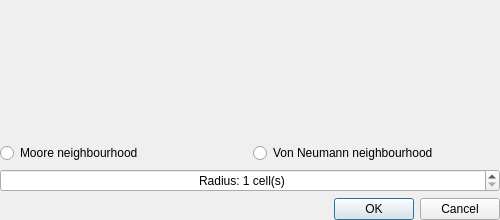
<?xml version="1.0" encoding="UTF-8"?>
<ui version="4.0">
  <class>NeighbourhoodDialog</class>
  <widget class="QDialog" name="NeighbourhoodDialog">
    <property name="geometry">
      <rect>
        <x>0</x>
        <y>0</y>
        <width>500</width>
        <height>220</height>
      </rect>
    </property>
    <property name="sizePolicy">
      <sizepolicy hsizetype="Ignored" vsizetype="Ignored">
        <horstretch>0</horstretch>
        <verstretch>0</verstretch>
      </sizepolicy>
    </property>
    <property name="windowTitle">
      <string>Change Neighbourhood Type</string>
    </property>
    <widget class="QWidget" name="centralWidget" native="true">
      <property name="geometry">
        <rect>
          <x>0</x>
          <y>0</y>
          <width>500</width>
          <height>220</height>
        </rect>
      </property>
      <property name="sizePolicy">
        <sizepolicy hsizetype="Ignored" vsizetype="Ignored">
          <horstretch>0</horstretch>
          <verstretch>0</verstretch>
        </sizepolicy>
      </property>
      <layout class="QGridLayout" name="gridLayout">
        <item row="0" column="1">
          <layout class="QVBoxLayout" name="vonNeumannVLayout">
            <item>
              <widget class="QLabel" name="vonNeumannImg">
                <property name="text">
                  <string>&lt;html&gt;&lt;head/&gt;&lt;body&gt;
                    &lt;img src=&quot;:/images/von-neumann-neighbourhood.svg&quot;/&gt;
                    &lt;/body&gt;&lt;/html&gt;
                  </string>
                </property>
                <property name="alignment">
                  <set>Qt::AlignCenter</set>
                </property>
              </widget>
            </item>
            <item>
              <widget class="QRadioButton" name="vonNeumannButton">
                <property name="text">
                  <string>Von Neumann neighbourhood</string>
                </property>
              </widget>
            </item>
          </layout>
        </item>
        <item row="0" column="0">
          <layout class="QVBoxLayout" name="mooreVLayout">
            <property name="spacing">
              <number>-1</number>
            </property>
            <property name="sizeConstraint">
              <enum>QLayout::SetDefaultConstraint</enum>
            </property>
            <item>
              <widget class="QLabel" name="mooreImg">
                <property name="enabled">
                  <bool>true</bool>
                </property>
                <property name="text">
                  <string>&lt;html&gt;&lt;head/&gt;&lt;body&gt;
                    &lt;img src=&quot;:/images/moore-neighbourhood.svg&quot;/&gt;
                    &lt;/body&gt;&lt;/html&gt;
                  </string>
                </property>
                <property name="alignment">
                  <set>Qt::AlignCenter</set>
                </property>
              </widget>
            </item>
            <item>
              <widget class="QRadioButton" name="mooreButton">
                <property name="text">
                  <string>Moore neighbourhood</string>
                </property>
              </widget>
            </item>
          </layout>
        </item>
        <item row="1" column="0" colspan="2">
          <widget class="QSpinBox" name="radiusSpinbox">
            <property name="alignment">
              <set>Qt::AlignCenter</set>
            </property>
            <property name="suffix">
              <string> cell(s)</string>
            </property>
            <property name="prefix">
              <string>Radius: </string>
            </property>
            <property name="minimum">
              <number>1</number>
            </property>
            <property name="maximum">
              <number>19</number>
            </property>
          </widget>
        </item>
        <item row="2" column="0" colspan="2">
          <widget class="QDialogButtonBox" name="buttonBox">
            <property name="toolTip">
              <string/>
            </property>
            <property name="standardButtons">
              <set>QDialogButtonBox::Cancel|QDialogButtonBox::Ok</set>
            </property>
            <property name="centerButtons">
              <bool>false</bool>
            </property>
          </widget>
        </item>
      </layout>
    </widget>
  </widget>
  <resources/>
  <connections/>
</ui>
